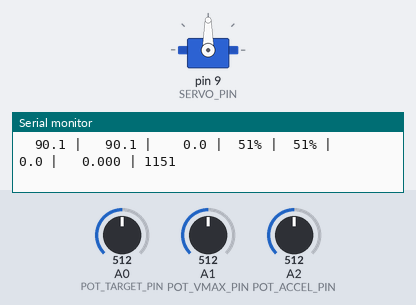
The sketch below on a simulated Arduino Uno, built with avr-gcc and run on an emulated ATmega328P. Shown: servo, the last lines printed to the serial monitor. The inputs (shaded band) are chosen by the test bench; at power-on: A0 (POT_TARGET_PIN) = 512, A1 (POT_VMAX_PIN) = 512, A2 (POT_ACCEL_PIN) = 512.

Above: at 1.9 s.
2.0 s: A0 (POT_TARGET_PIN) set to 530
At 2.5 s:
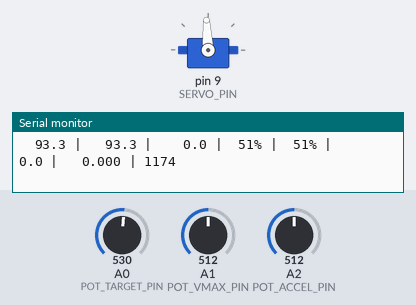
3.6 s: A0 (POT_TARGET_PIN) set to 716
At 4.4 s:
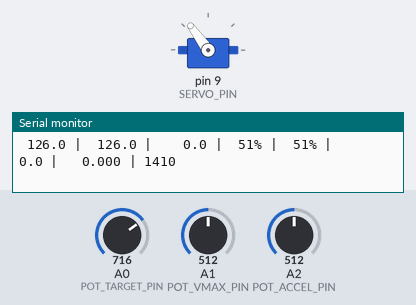
6.6 s: A0 (POT_TARGET_PIN) set to 584
At 7.9 s:
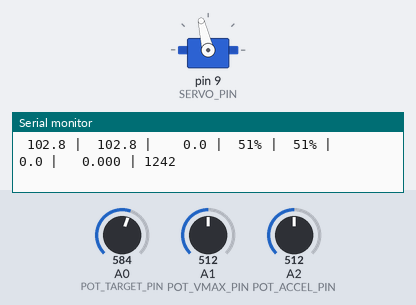
9.6 s: A0 (POT_TARGET_PIN) set to 561
At 10.0 s:
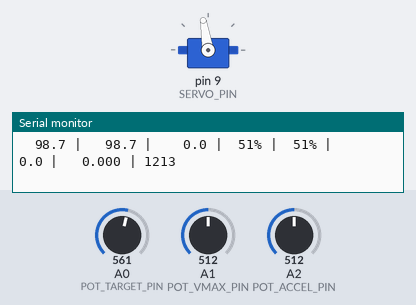
11.2 s: A0 (POT_TARGET_PIN) set to 408
At 12.8 s:
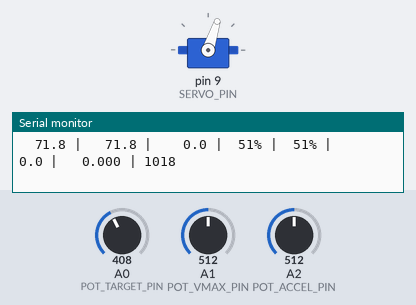
14.2 s: A0 (POT_TARGET_PIN) set to 382
At 15.7 s:
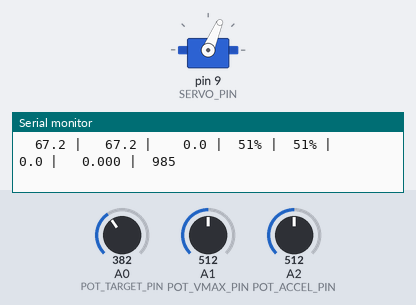
Timing chart, 0 to 16.8 s (numbered marks = the images above; inputs shaded):
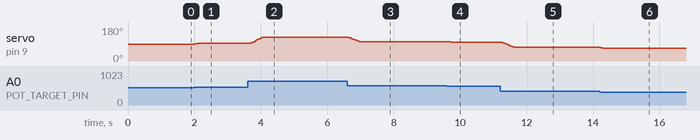

The sketch:

servo_control_arduino.ino
```cpp
// (licence header left out)
#include <Arduino.h>
#include <Servo.h>

// ============================ USER CONFIGURATION ============================

// ---- Pins ----
// SERVO_PIN      : PWM output to servo signal wire
// POT_TARGET_PIN : user knob for target angle (0..180°)
// POT_VMAX_PIN   : user knob for vmax% (1..100%)
// POT_ACCEL_PIN  : user knob for accel% (1..100%)
#define SERVO_PIN        9
#define POT_TARGET_PIN   A0
#define POT_VMAX_PIN     A1
#define POT_ACCEL_PIN    A2

#define BAUDRATE         115200

// ---- Control loop timing ----
// 20ms is a typical servo refresh frame; 40ms is fine too, but slower.
// Keep it stable: the motion profile assumes a constant dt.
#define LOOP_INTERVAL_MS 40

// ---- Servo PWM calibration ----
// These define how the 0..180° command maps to microseconds.
// Adjust to match YOUR servo endpoints safely.
#define SERVO_CENTER_US  1150
#define SERVO_HALFSPAN_US  650

#define PWM_MIN_US       (SERVO_CENTER_US - SERVO_HALFSPAN_US)  // 0 deg
#define PWM_MAX_US       (SERVO_CENTER_US + SERVO_HALFSPAN_US)  // 180 deg

// ---- Physical servo characterization ----
// DEFAULT: Futaba S3003 @4.8V
// 0.23 s / 60° -> 60 / 0.23 = 261 deg/s
//
// If you use another servo or change supply voltage, update this value.
#define SERVO_MAX_SPEED_DEGPS 261.0f

// ---- Acceleration reference (100% = this value) ----
// This is a chosen design limit for acceleration used by the software profile.
#define ACCEL_MAX_DEGPS2  800.0f

// ---- Percent mapping ----
#define PCT_MIN  1
#define PCT_MAX  100

// ---- ADC ----
#define ADC_SCALE  1023.0f

// ---- Small threshold to consider we reached the target (deg) ----
#define EPS_DEG    0.25f

// ============================ GLOBAL STATE ==================================

Servo s;

// "Commanded reference" angle that we evolve smoothly (deg).
// This is what we convert to PWM and send to the servo.
static float cmdDeg = 0.0f;

// Profile velocity magnitude (deg/s) used to step cmdDeg.
// We keep it as a magnitude (>=0) and apply direction separately.
static float vDegps = 0.0f;

// ============================ HELPERS =======================================

// Clamp float to [lo..hi].
static inline float clampf(float x, float lo, float hi) {
  if (x < lo) return lo;
  if (x > hi) return hi;
  return x;
}

// Absolute value for float.
static inline float absf(float x) { return (x >= 0.0f) ? x : -x; }

// Map ADC 0..1023 to 0..1.
static inline float map01(int adc) {
  return (float)adc / ADC_SCALE;
}

// Convert 0..180 degrees into PWM microseconds using calibrated endpoints.
static inline int pwmUsFromDeg(float deg) {
  deg = clampf(deg, 0.0f, 180.0f);
  float us = PWM_MIN_US + (deg / 180.0f) * (PWM_MAX_US - PWM_MIN_US);
  return (int)(us + 0.5f);
}

// Read target pot and map to 0..180 degrees.
float readTargetDeg() {
  int adc = analogRead(POT_TARGET_PIN);
  float deg = map01(adc) * 180.0f;
  return clampf(deg, 0.0f, 180.0f);
}

// Map ADC (0..1023) to integer percent (1..100), using full knob travel.
int percentFromAdc(int adc) {
  float t = clampf(map01(adc), 0.0f, 1.0f);                         // 0..1
  int pct = (int)(PCT_MIN + t * (PCT_MAX - PCT_MIN) + 0.5f);        // rounded
  if (pct < PCT_MIN) pct = PCT_MIN;
  if (pct > PCT_MAX) pct = PCT_MAX;
  return pct;
}

// Convert Vmax% to physical speed limit (deg/s) relative to REAL servo max.
// 100% -> SERVO_MAX_SPEED_DEGPS
//  1%  -> 0.01 * SERVO_MAX_SPEED_DEGPS
float vmaxDegpsFromPercent(int vmaxPct) {
  float t = (float)vmaxPct / 100.0f;
  float v = SERVO_MAX_SPEED_DEGPS * t;
  return clampf(v, SERVO_MAX_SPEED_DEGPS * 0.01f, SERVO_MAX_SPEED_DEGPS);
}

// Convert Amax% to acceleration limit (deg/s²) relative to ACCEL_MAX_DEGPS2.
float accelDegps2FromPercent(int accelPct) {
  float t = (float)accelPct / 100.0f;
  float a = ACCEL_MAX_DEGPS2 * t;
  return max(a, ACCEL_MAX_DEGPS2 * 0.01f);
}

// Fixed-width row printing so columns do not “dance” in Serial Monitor.
void printRowFixed(float targetDeg,
                   float cmdDeg,
                   float vDegps,
                   int vmaxPct,
                   int accelPct,
                   float distDeg,
                   float deltaDeg,
                   int pwmUs)
{
  char a[12], b[12], c[12], d[12], e[12];

  // Target, Cmd, V, Dist -> width 6, 1 decimal
  dtostrf(targetDeg, 6, 1, a);
  dtostrf(cmdDeg,    6, 1, b);
  dtostrf(vDegps,    6, 1, c);
  dtostrf(distDeg,   6, 1, d);

  // dDeg -> width 7, 3 decimals (a bit more precision for small steps)
  dtostrf(deltaDeg,  7, 3, e);

  // Target | Cmd | V | V% | A% | Dist | dDeg | PWM
  Serial.print(a); Serial.print(" | ");
  Serial.print(b); Serial.print(" | ");
  Serial.print(c); Serial.print(" | ");

  if (vmaxPct < 100) Serial.print(' ');
  if (vmaxPct < 10)  Serial.print(' ');
  Serial.print(vmaxPct); Serial.print("% | ");

  if (accelPct < 100) Serial.print(' ');
  if (accelPct < 10)  Serial.print(' ');
  Serial.print(accelPct); Serial.print("% | ");

  Serial.print(d); Serial.print(" | ");
  Serial.print(e); Serial.print(" | ");

  if (pwmUs < 1000) Serial.print(' ');
  Serial.println(pwmUs);
}

// ============================ SETUP =========================================

void setup() {

  Serial.begin(BAUDRATE);
  delay(700);

  // Attach servo with calibrated min/max pulse limits.
  // This makes writeMicroseconds safer by constraining output range.
  s.attach(SERVO_PIN, PWM_MIN_US, PWM_MAX_US);

  // Startup behaviour:
  // Read the target pot and immediately command that position,
  // so the servo does not jump to some arbitrary default (like 90°).
  float targetDeg = readTargetDeg();
  cmdDeg = targetDeg;
  vDegps = 0.0f;

  s.writeMicroseconds(pwmUsFromDeg(cmdDeg));

  Serial.println("servo_control (Target + V% + A%)");
  Serial.println("Target |   Cmd |     V |  V% |  A% |  Dist |   dDeg |  PWM");
  Serial.println("----------------------------------------------------------------");
}

// ============================ LOOP ==========================================

void loop() {

  // dt is constant because we run with a fixed delay at the end of loop.
  const float dt = (float)LOOP_INTERVAL_MS / 1000.0f;

  // ---- Read user knobs ----
  float targetDeg = readTargetDeg();                 // 0..180 deg

  int adcVmax   = analogRead(POT_VMAX_PIN);          // 0..1023
  int adcAccel  = analogRead(POT_ACCEL_PIN);         // 0..1023

  int vmaxPct   = percentFromAdc(adcVmax);           // 1..100 %
  int accelPct  = percentFromAdc(adcAccel);          // 1..100 %

  float vmaxDegps   = vmaxDegpsFromPercent(vmaxPct); // deg/s
  float accelDegps2 = accelDegps2FromPercent(accelPct); // deg/s²

  // ---- Distance to target ----
  float dist = targetDeg - cmdDeg;     // signed distance (deg)
  float dabs = absf(dist);             // absolute distance (deg)

  float deltaApplied = 0.0f;           // will print actual step used this tick

  // ---- If close enough, snap to target and stop ----
  if (dabs <= EPS_DEG) {
    cmdDeg = targetDeg;
    vDegps = 0.0f;
    deltaApplied = 0.0f;
  } else {

    // Direction of motion (+1 or -1) based on sign of distance.
    float dir = (dist > 0.0f) ? 1.0f : -1.0f;

    // Compute the maximum velocity that still allows stopping within dabs.
    // v_stop = sqrt(2 * a * d)
    float vStop = sqrtf(2.0f * accelDegps2 * dabs);

    // Allowed speed is limited by:
    // - user-selected vmaxDegps
    // - stopping constraint vStop (shrinks as we approach the target)
    float vAllowed = min(vmaxDegps, vStop);

    // Ramp velocity magnitude upward by accel*dt (simple acceleration limiter).
    // Note: deceleration is automatically produced because vAllowed decreases
    // near target, forcing vDegps down to satisfy the stop constraint.
    vDegps += accelDegps2 * dt;

    // Cap to allowed speed.
    if (vDegps > vAllowed) vDegps = vAllowed;

    // Convert velocity to step for this tick.
    float delta = vDegps * dt;         // always positive

    // Never overshoot target.
    if (delta > dabs) delta = dabs;

    // Apply step.
    cmdDeg += dir * delta;

    deltaApplied = delta;
  }

  // ---- Send command to servo ----
  int pwmUs = pwmUsFromDeg(cmdDeg);
  s.writeMicroseconds(pwmUs);

  // ---- Telemetry (aligned columns) ----
  printRowFixed(targetDeg, cmdDeg, vDegps, vmaxPct, accelPct, dabs, deltaApplied, pwmUs);

  // Fixed loop period.
  delay(LOOP_INTERVAL_MS);
}
```

Measured:
- after the input at 2.0 s, servo on pin 9 (SERVO_PIN): 90° → 93° at once
- after the input at 3.6 s, servo on pin 9 (SERVO_PIN): moves from 93° to 126° over 0.47 s, starting at once
- after the input at 6.6 s, servo on pin 9 (SERVO_PIN): moves from 126° to 103° over 0.38 s, starting at once
- after the input at 9.6 s, servo on pin 9 (SERVO_PIN): 103° → 99° at once
- after the input at 11.2 s, servo on pin 9 (SERVO_PIN): moves from 99° to 72° over 0.42 s, starting at once
- after the input at 14.2 s, servo on pin 9 (SERVO_PIN): 72° → 67° at once
